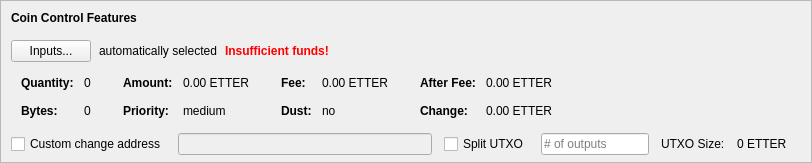
    <widget class="QFrame" name="frameCoinControl">
     <property name="sizePolicy">
      <sizepolicy hsizetype="Expanding" vsizetype="Expanding">
       <horstretch>0</horstretch>
       <verstretch>0</verstretch>
      </sizepolicy>
     </property>
     <property name="maximumSize">
      <size>
       <width>16777215</width>
       <height>16777215</height>
      </size>
     </property>
     <property name="frameShape">
      <enum>QFrame::StyledPanel</enum>
     </property>
     <property name="frameShadow">
      <enum>QFrame::Sunken</enum>
     </property>
     <layout class="QVBoxLayout" name="verticalLayoutCoinControl2">
      <property name="spacing">
       <number>0</number>
      </property>
      <property name="leftMargin">
       <number>0</number>
      </property>
      <property name="topMargin">
       <number>0</number>
      </property>
      <property name="rightMargin">
       <number>0</number>
      </property>
      <property name="bottomMargin">
       <number>6</number>
      </property>
      <item>
       <layout class="QVBoxLayout" name="verticalLayoutCoinControl" stretch="0,0,0,0,1">
        <property name="spacing">
         <number>0</number>
        </property>
        <property name="leftMargin">
         <number>10</number>
        </property>
        <property name="topMargin">
         <number>10</number>
        </property>
        <item>
         <layout class="QHBoxLayout" name="horizontalLayoutCoinControl1">
          <property name="bottomMargin">
           <number>15</number>
          </property>
          <item>
           <widget class="QLabel" name="labelCoinControlFeatures">
            <property name="sizePolicy">
             <sizepolicy hsizetype="Preferred" vsizetype="Maximum">
              <horstretch>0</horstretch>
              <verstretch>0</verstretch>
             </sizepolicy>
            </property>
            <property name="font">
             <font>
              <weight>75</weight>
              <bold>true</bold>
             </font>
            </property>
            <property name="styleSheet">
             <string notr="true">font-weight:bold;</string>
            </property>
            <property name="text">
             <string>Coin Control Features</string>
            </property>
           </widget>
          </item>
         </layout>
        </item>
        <item>
         <layout class="QHBoxLayout" name="horizontalLayoutCoinControl2" stretch="0,0,0,0">
          <property name="spacing">
           <number>8</number>
          </property>
          <property name="bottomMargin">
           <number>10</number>
          </property>
          <item>
           <widget class="QPushButton" name="pushButtonCoinControl">
            <property name="styleSheet">
             <string notr="true"/>
            </property>
            <property name="text">
             <string>Inputs...</string>
            </property>
            <property name="autoDefault">
             <bool>false</bool>
            </property>
           </widget>
          </item>
          <item>
           <widget class="QLabel" name="labelCoinControlAutomaticallySelected">
            <property name="text">
             <string>automatically selected</string>
            </property>
            <property name="margin">
             <number>5</number>
            </property>
           </widget>
          </item>
          <item>
           <widget class="QLabel" name="labelCoinControlInsuffFunds">
            <property name="font">
             <font>
              <weight>75</weight>
              <bold>true</bold>
             </font>
            </property>
            <property name="styleSheet">
             <string notr="true">color:red;font-weight:bold;</string>
            </property>
            <property name="text">
             <string>Insufficient funds!</string>
            </property>
            <property name="margin">
             <number>5</number>
            </property>
           </widget>
          </item>
          <item>
           <spacer name="horizontalSpacerCoinControl">
            <property name="orientation">
             <enum>Qt::Horizontal</enum>
            </property>
            <property name="sizeHint" stdset="0">
             <size>
              <width>40</width>
              <height>1</height>
             </size>
            </property>
           </spacer>
          </item>
         </layout>
        </item>
        <item>
         <widget class="QWidget" name="widgetCoinControl" native="true">
          <property name="sizePolicy">
           <sizepolicy hsizetype="Preferred" vsizetype="Preferred">
            <horstretch>0</horstretch>
            <verstretch>0</verstretch>
           </sizepolicy>
          </property>
          <property name="minimumSize">
           <size>
            <width>0</width>
            <height>0</height>
           </size>
          </property>
          <property name="styleSheet">
           <string notr="true"/>
          </property>
          <layout class="QHBoxLayout" name="horizontalLayoutCoinControl5">
           <property name="leftMargin">
            <number>0</number>
           </property>
           <property name="topMargin">
            <number>0</number>
           </property>
           <property name="rightMargin">
            <number>0</number>
           </property>
           <property name="bottomMargin">
            <number>0</number>
           </property>
           <item>
            <layout class="QHBoxLayout" name="horizontalLayoutCoinControl3" stretch="0,0,0,1">
             <property name="spacing">
              <number>20</number>
             </property>
             <property name="topMargin">
              <number>0</number>
             </property>
             <property name="bottomMargin">
              <number>10</number>
             </property>
             <item>
              <layout class="QFormLayout" name="formLayoutCoinControl1">
               <property name="horizontalSpacing">
                <number>10</number>
               </property>
               <property name="verticalSpacing">
                <number>14</number>
               </property>
               <property name="leftMargin">
                <number>10</number>
               </property>
               <property name="topMargin">
                <number>4</number>
               </property>
               <property name="rightMargin">
                <number>6</number>
               </property>
               <item row="0" column="0">
                <widget class="QLabel" name="labelCoinControlQuantityText">
                 <property name="font">
                  <font>
                   <weight>75</weight>
                   <bold>true</bold>
                  </font>
                 </property>
                 <property name="text">
                  <string>Quantity:</string>
                 </property>
                 <property name="margin">
                  <number>0</number>
                 </property>
                </widget>
               </item>
               <item row="0" column="1">
                <widget class="QLabel" name="labelCoinControlQuantity">
                 <property name="cursor">
                  <cursorShape>IBeamCursor</cursorShape>
                 </property>
                 <property name="contextMenuPolicy">
                  <enum>Qt::ActionsContextMenu</enum>
                 </property>
                 <property name="text">
                  <string notr="true">0</string>
                 </property>
                 <property name="margin">
                  <number>0</number>
                 </property>
                 <property name="textInteractionFlags">
                  <set>Qt::LinksAccessibleByMouse|Qt::TextSelectableByKeyboard|Qt::TextSelectableByMouse</set>
                 </property>
                </widget>
               </item>
               <item row="1" column="0">
                <widget class="QLabel" name="labelCoinControlBytesText">
                 <property name="font">
                  <font>
                   <weight>75</weight>
                   <bold>true</bold>
                  </font>
                 </property>
                 <property name="text">
                  <string>Bytes:</string>
                 </property>
                </widget>
               </item>
               <item row="1" column="1">
                <widget class="QLabel" name="labelCoinControlBytes">
                 <property name="cursor">
                  <cursorShape>IBeamCursor</cursorShape>
                 </property>
                 <property name="contextMenuPolicy">
                  <enum>Qt::ActionsContextMenu</enum>
                 </property>
                 <property name="text">
                  <string notr="true">0</string>
                 </property>
                 <property name="textInteractionFlags">
                  <set>Qt::LinksAccessibleByMouse|Qt::TextSelectableByKeyboard|Qt::TextSelectableByMouse</set>
                 </property>
                </widget>
               </item>
              </layout>
             </item>
             <item>
              <layout class="QFormLayout" name="formLayoutCoinControl2">
               <property name="horizontalSpacing">
                <number>10</number>
               </property>
               <property name="verticalSpacing">
                <number>14</number>
               </property>
               <property name="leftMargin">
                <number>6</number>
               </property>
               <property name="topMargin">
                <number>4</number>
               </property>
               <property name="rightMargin">
                <number>6</number>
               </property>
               <item row="0" column="0">
                <widget class="QLabel" name="labelCoinControlAmountText">
                 <property name="font">
                  <font>
                   <weight>75</weight>
                   <bold>true</bold>
                  </font>
                 </property>
                 <property name="text">
                  <string>Amount:</string>
                 </property>
                 <property name="margin">
                  <number>0</number>
                 </property>
                </widget>
               </item>
               <item row="0" column="1">
                <widget class="QLabel" name="labelCoinControlAmount">
                 <property name="cursor">
                  <cursorShape>IBeamCursor</cursorShape>
                 </property>
                 <property name="contextMenuPolicy">
                  <enum>Qt::ActionsContextMenu</enum>
                 </property>
                 <property name="text">
                  <string notr="true">0.00 ETTER</string>
                 </property>
                 <property name="textInteractionFlags">
                  <set>Qt::LinksAccessibleByMouse|Qt::TextSelectableByKeyboard|Qt::TextSelectableByMouse</set>
                 </property>
                </widget>
               </item>
               <item row="1" column="0">
                <widget class="QLabel" name="labelCoinControlPriorityText">
                 <property name="font">
                  <font>
                   <weight>75</weight>
                   <bold>true</bold>
                  </font>
                 </property>
                 <property name="text">
                  <string>Priority:</string>
                 </property>
                </widget>
               </item>
               <item row="1" column="1">
                <widget class="QLabel" name="labelCoinControlPriority">
                 <property name="cursor">
                  <cursorShape>IBeamCursor</cursorShape>
                 </property>
                 <property name="contextMenuPolicy">
                  <enum>Qt::ActionsContextMenu</enum>
                 </property>
                 <property name="text">
                  <string>medium</string>
                 </property>
                 <property name="textInteractionFlags">
                  <set>Qt::LinksAccessibleByMouse|Qt::TextSelectableByKeyboard|Qt::TextSelectableByMouse</set>
                 </property>
                </widget>
               </item>
              </layout>
             </item>
             <item>
              <layout class="QFormLayout" name="formLayoutCoinControl3">
               <property name="horizontalSpacing">
                <number>10</number>
               </property>
               <property name="verticalSpacing">
                <number>14</number>
               </property>
               <property name="leftMargin">
                <number>6</number>
               </property>
               <property name="topMargin">
                <number>4</number>
               </property>
               <property name="rightMargin">
                <number>6</number>
               </property>
               <item row="0" column="0">
                <widget class="QLabel" name="labelCoinControlFeeText">
                 <property name="font">
                  <font>
                   <weight>75</weight>
                   <bold>true</bold>
                  </font>
                 </property>
                 <property name="text">
                  <string>Fee:</string>
                 </property>
                 <property name="margin">
                  <number>0</number>
                 </property>
                </widget>
               </item>
               <item row="0" column="1">
                <widget class="QLabel" name="labelCoinControlFee">
                 <property name="cursor">
                  <cursorShape>IBeamCursor</cursorShape>
                 </property>
                 <property name="contextMenuPolicy">
                  <enum>Qt::ActionsContextMenu</enum>
                 </property>
                 <property name="text">
                  <string notr="true">0.00 ETTER</string>
                 </property>
                 <property name="textInteractionFlags">
                  <set>Qt::LinksAccessibleByMouse|Qt::TextSelectableByKeyboard|Qt::TextSelectableByMouse</set>
                 </property>
                </widget>
               </item>
               <item row="1" column="0">
                <widget class="QLabel" name="labelCoinControlLowOutputText">
                 <property name="font">
                  <font>
                   <weight>75</weight>
                   <bold>true</bold>
                  </font>
                 </property>
                 <property name="text">
                  <string>Dust:</string>
                 </property>
                </widget>
               </item>
               <item row="1" column="1">
                <widget class="QLabel" name="labelCoinControlLowOutput">
                 <property name="cursor">
                  <cursorShape>IBeamCursor</cursorShape>
                 </property>
                 <property name="contextMenuPolicy">
                  <enum>Qt::ActionsContextMenu</enum>
                 </property>
                 <property name="text">
                  <string>no</string>
                 </property>
                 <property name="textInteractionFlags">
                  <set>Qt::LinksAccessibleByMouse|Qt::TextSelectableByKeyboard|Qt::TextSelectableByMouse</set>
                 </property>
                </widget>
               </item>
              </layout>
             </item>
             <item>
              <layout class="QFormLayout" name="formLayoutCoinControl4">
               <property name="horizontalSpacing">
                <number>10</number>
               </property>
               <property name="verticalSpacing">
                <number>14</number>
               </property>
               <property name="leftMargin">
                <number>6</number>
               </property>
               <property name="topMargin">
                <number>4</number>
               </property>
               <property name="rightMargin">
                <number>6</number>
               </property>
               <item row="0" column="0">
                <widget class="QLabel" name="labelCoinControlAfterFeeText">
                 <property name="font">
                  <font>
                   <weight>75</weight>
                   <bold>true</bold>
                  </font>
                 </property>
                 <property name="text">
                  <string>After Fee:</string>
                 </property>
                 <property name="margin">
                  <number>0</number>
                 </property>
                </widget>
               </item>
               <item row="0" column="1">
                <widget class="QLabel" name="labelCoinControlAfterFee">
                 <property name="cursor">
                  <cursorShape>IBeamCursor</cursorShape>
                 </property>
                 <property name="contextMenuPolicy">
                  <enum>Qt::ActionsContextMenu</enum>
                 </property>
                 <property name="text">
                  <string notr="true">0.00 ETTER</string>
                 </property>
                 <property name="textInteractionFlags">
                  <set>Qt::LinksAccessibleByMouse|Qt::TextSelectableByKeyboard|Qt::TextSelectableByMouse</set>
                 </property>
                </widget>
               </item>
               <item row="1" column="0">
                <widget class="QLabel" name="labelCoinControlChangeText">
                 <property name="font">
                  <font>
                   <weight>75</weight>
                   <bold>true</bold>
                  </font>
                 </property>
                 <property name="text">
                  <string>Change:</string>
                 </property>
                </widget>
               </item>
               <item row="1" column="1">
                <widget class="QLabel" name="labelCoinControlChange">
                 <property name="cursor">
                  <cursorShape>IBeamCursor</cursorShape>
                 </property>
                 <property name="contextMenuPolicy">
                  <enum>Qt::ActionsContextMenu</enum>
                 </property>
                 <property name="text">
                  <string notr="true">0.00 ETTER</string>
                 </property>
                 <property name="textInteractionFlags">
                  <set>Qt::LinksAccessibleByMouse|Qt::TextSelectableByKeyboard|Qt::TextSelectableByMouse</set>
                 </property>
                </widget>
               </item>
              </layout>
             </item>
            </layout>
           </item>
          </layout>
         </widget>
        </item>
        <item>
         <layout class="QHBoxLayout" name="horizontalLayoutCoinControl4" stretch="0,0,0,0,0,0,0">
          <property name="spacing">
           <number>12</number>
          </property>
          <property name="sizeConstraint">
           <enum>QLayout::SetDefaultConstraint</enum>
          </property>
          <property name="topMargin">
           <number>5</number>
          </property>
          <property name="rightMargin">
           <number>5</number>
          </property>
          <item>
           <widget class="QCheckBox" name="checkBoxCoinControlChange">
            <property name="toolTip">
             <string>If this is activated, but the change address is empty or invalid, change will be sent to a newly generated address.</string>
            </property>
            <property name="text">
             <string>Custom change address</string>
            </property>
           </widget>
          </item>
          <item>
           <widget class="QValidatedLineEdit" name="lineEditCoinControlChange">
            <property name="enabled">
             <bool>false</bool>
            </property>
            <property name="sizePolicy">
             <sizepolicy hsizetype="Expanding" vsizetype="Fixed">
              <horstretch>0</horstretch>
              <verstretch>0</verstretch>
             </sizepolicy>
            </property>
           </widget>
          </item>
          <item>
           <widget class="QCheckBox" name="splitBlockCheckBox">
            <property name="text">
             <string>Split UTXO</string>
            </property>
           </widget>
          </item>
          <item>
           <widget class="QLineEdit" name="splitBlockLineEdit">
            <property name="sizePolicy">
             <sizepolicy hsizetype="Fixed" vsizetype="Fixed">
              <horstretch>50</horstretch>
              <verstretch>0</verstretch>
             </sizepolicy>
            </property>
            <property name="placeholderText">
             <string># of outputs</string>
            </property>
           </widget>
          </item>
          <item>
           <widget class="QLabel" name="labelBlockSizeText">
            <property name="text">
             <string>UTXO Size:</string>
            </property>
           </widget>
          </item>
          <item>
           <widget class="QLabel" name="labelBlockSize">
            <property name="text">
             <string>0 ETTER</string>
            </property>
           </widget>
          </item>
          <item>
           <widget class="QLabel" name="labelCoinControlChangeLabel">
            <property name="sizePolicy">
             <sizepolicy hsizetype="Preferred" vsizetype="Expanding">
              <horstretch>0</horstretch>
              <verstretch>0</verstretch>
             </sizepolicy>
            </property>
            <property name="minimumSize">
             <size>
              <width>0</width>
              <height>0</height>
             </size>
            </property>
            <property name="text">
             <string/>
            </property>
            <property name="margin">
             <number>3</number>
            </property>
           </widget>
          </item>
         </layout>
        </item>
        <item>
         <spacer name="verticalSpacerCoinControl">
          <property name="orientation">
           <enum>Qt::Vertical</enum>
          </property>
          <property name="sizeHint" stdset="0">
           <size>
            <width>800</width>
            <height>1</height>
           </size>
          </property>
         </spacer>
        </item>
       </layout>
      </item>
     </layout>
    </widget>
